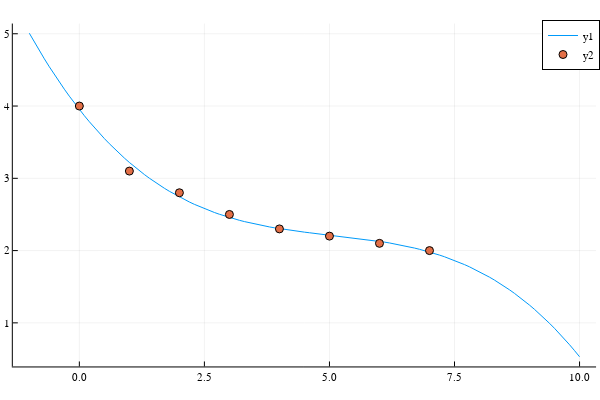

Here is the notebook cell this chart was saved with:
### Code cell
#Problem 2-b
A=[x.^3 x.^2 x ones(8,1)]
z=(A'A)\(A'y)
function g(x)
  return z[1]*x^3+z[2]*x^2+z[3]*x+z[4]
end
#calculate error vector and norm for part d
E=g.(x)-y
E_2=norm(E)
println(E_2)
#Plot graph
s=g.(t)
plot(t,s)
scatter!(x,y)

### Figure 1 — Plotly figure (JSON) as saved in the notebook; plotly's stock layout.template omitted (floating-point values rounded to 4 significant figures)
{"data": [{"xaxis": "x1", "colorbar": {"title": ""}, "yaxis": "y1", "x": [-1, -0.9, -0.8, -0.7, -0.6, -0.5, -0.4, -0.3, -0.2, -0.1, 0, 0.1, 0.2, 0.3, 0.4, 0.5, 0.6, 0.7, 0.8, 0.9, 1, 1.1, 1.2, 1.3, 1.4, 1.5, 1.6, 1.7, 1.8, 1.9, 2, 2.1, 2.2, 2.3, 2.4, 2.5, 2.6, 2.7, 2.8, 2.9, 3, 3.1, 3.2, 3.3, 3.4, 3.5, 3.6, 3.7, 3.8, 3.9, 4, 4.1, 4.2, 4.3, 4.4, 4.5, 4.6, 4.7, 4.8, 4.9, 5, 5.1, 5.2, 5.3, 5.4, 5.5, 5.6, 5.7, 5.8, 5.9, 6, 6.1, 6.2, 6.3, 6.4, 6.5, 6.6, 6.7, 6.8, 6.9, 7, 7.1, 7.2, 7.3, 7.4, 7.5, 7.6, 7.7, 7.8, 7.9, 8, 8.1, 8.2, 8.3, 8.4, 8.5, 8.6, 8.7, 8.8, 8.9, 9, 9.1, 9.2, 9.3, 9.4, 9.5, 9.6, 9.7, 9.8, 9.9, 10], "showlegend": true, "mode": "lines", "name": "y1", "zmin": null, "legendgroup": "y1", "zmax": null, "line": {"color": "rgba(0, 154, 250, 1.000)", "shape": "linear", "dash": "solid", "width": 1}, "y": [5.007, 4.886, 4.768, 4.653, 4.543, 4.436, 4.333, 4.233, 4.136, 4.043, 3.953, 3.866, 3.783, 3.702, 3.625, 3.55, 3.478, 3.41, 3.343, 3.28, 3.219, 3.161, 3.105, 3.052, 3.001, 2.953, 2.906, 2.862, 2.82, 2.78, 2.742, 2.706, 2.672, 2.64, 2.609, 2.58, 2.553, 2.527, 2.503, 2.48, 2.458, 2.438, 2.419, 2.401, 2.384, 2.369, 2.354, 2.34, 2.327, 2.315, 2.304, 2.293, 2.283, 2.273, 2.264, 2.255, 2.247, 2.238, 2.23, 2.223, 2.215, 2.207, 2.199, 2.192, 2.184, 2.175, 2.167, 2.158, 2.149, 2.139, 2.128, 2.117, 2.106, 2.093, 2.08, 2.066, 2.051, 2.035, 2.018, 2.0, 1.98, 1.96, 1.938, 1.914, 1.89, 1.863, 1.835, 1.806, 1.775, 1.742, 1.707, 1.67, 1.632, 1.591, 1.549, 1.504, 1.457, 1.407, 1.356, 1.302, 1.245, 1.186, 1.125, 1.06, 0.9934, 0.9236, 0.851, 0.7755, 0.6971, 0.6156, 0.531], "type": "scatter"}, {"xaxis": "x1", "colorbar": {"title": ""}, "yaxis": "y1", "x": [0, 1, 2, 3, 4, 5, 6, 7], "showlegend": true, "mode": "markers", "name": "y2", "zmin": null, "legendgroup": "y2", "marker": {"symbol": "circle", "color": "rgba(227, 111, 71, 1.000)", "line": {"color": "rgba(0, 0, 0, 1.000)", "width": 1}, "size": 8}, "zmax": null, "y": [4, 3.1, 2.8, 2.5, 2.3, 2.2, 2.1, 2], "type": "scatter"}], "layout": {"showlegend": true, "xaxis": {"showticklabels": true, "gridwidth": 0.5, "tickvals": [0, 2.5, 5, 7.5, 10], "visible": true, "ticks": "inside", "range": [-1.33, 10.33], "domain": [0.02138, 0.9934], "tickmode": "array", "linecolor": "rgba(0, 0, 0, 1.000)", "showgrid": true, "title": "", "mirror": false, "tickangle": 0, "showline": true, "gridcolor": "rgba(0, 0, 0, 0.100)", "titlefont": {"color": "rgba(0, 0, 0, 1.000)", "family": "sans-serif", "size": 15}, "tickcolor": "rgb(0, 0, 0)", "ticktext": ["0.0", "2.5", "5.0", "7.5", "10.0"], "zeroline": false, "type": "-", "tickfont": {"color": "rgba(0, 0, 0, 1.000)", "family": "sans-serif", "size": 11}, "zerolinecolor": "rgba(0, 0, 0, 1.000)", "anchor": "y1"}, "paper_bgcolor": "rgba(255, 255, 255, 1.000)", "annotations": [], "height": 400, "margin": {"l": 0, "b": 20, "r": 0, "t": 20}, "plot_bgcolor": "rgba(255, 255, 255, 1.000)", "yaxis": {"showticklabels": true, "gridwidth": 0.5, "tickvals": [1, 2, 3, 4, 5], "visible": true, "ticks": "inside", "range": [0.3967, 5.141], "domain": [0.03762, 0.9902], "tickmode": "array", "linecolor": "rgba(0, 0, 0, 1.000)", "showgrid": true, "title": "", "mirror": false, "tickangle": 0, "showline": true, "gridcolor": "rgba(0, 0, 0, 0.100)", "titlefont": {"color": "rgba(0, 0, 0, 1.000)", "family": "sans-serif", "size": 15}, "tickcolor": "rgb(0, 0, 0)", "ticktext": ["1", "2", "3", "4", "5"], "zeroline": false, "type": "-", "tickfont": {"color": "rgba(0, 0, 0, 1.000)", "family": "sans-serif", "size": 11}, "zerolinecolor": "rgba(0, 0, 0, 1.000)", "anchor": "x1"}, "legend": {"yanchor": "auto", "xanchor": "auto", "bordercolor": "rgba(0, 0, 0, 1.000)", "bgcolor": "rgba(255, 255, 255, 1.000)", "font": {"color": "rgba(0, 0, 0, 1.000)", "family": "sans-serif", "size": 11}, "tracegroupgap": 0, "y": 1, "borderwidth": 1, "traceorder": "normal", "x": 1}, "width": 600}}
